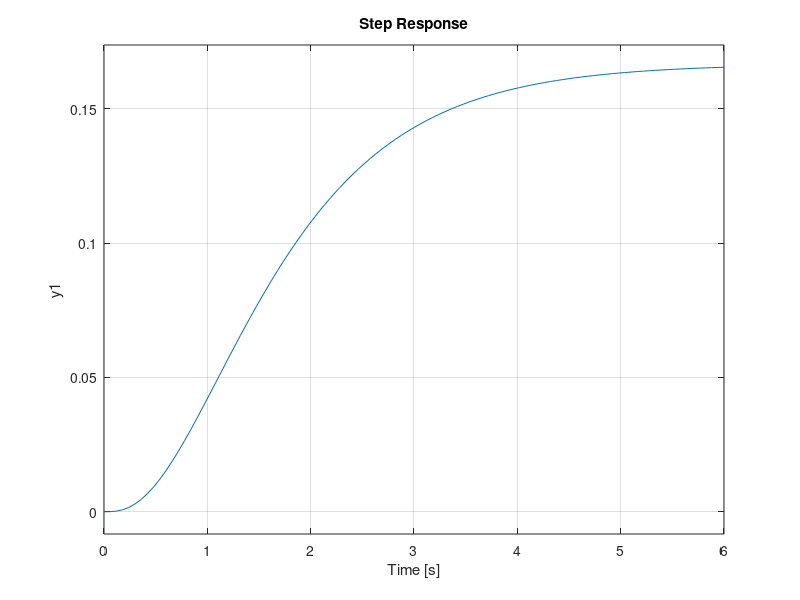

This chart was generated by the following MATLAB code: (Note: this script raises an error after producing the figure.)
%%Question 1
G = tf([1], [1 6 11 6]);
figure(1)
hold on;
step(G);
stepinfo(G);
figure(2)
rlocus(G);
% 
C_P = pid(40);
open_loop = series(C_P, G);
H1 = feedback(open_loop, 1);
hold on;
figure(1)
step(H1);
stepinfo(H1);
% 
% C_PD = pid(40, 0, 30);
% open_loop_PD = series(C_PD, G);
% H2 = feedback(open_loop_PD, 1);
% hold on;
% figure(1);
% step(H2);
% %stepinfo(H2);
% 
% C_PI = pid(40, 10, 0);
% open_loop_PI = series(C_PI, G);
% H3 = feedback(open_loop_PI, 1);
% hold on;
% figure(1);
% step(H3);
% %stepinfo(H3);
% 
% C_PID = pid(19,12,8);
% open_loop_PID = series(C_PID, G);
% H5 = feedback(open_loop_PID, 1);
% hold on;
% figure(1);
% step(H5);
% stepinfo(H5);
% 
% 
% %%Question 2
% %CHOOSE ONE OF THE OPTIONS BELOW
% opts = pidtuneOptions('DesignFocus', 'disturbance-rejection');
% %opts = pidtuneOptions('DesignFocus', 'reference-tracking');
% %opts = pidtuneOptions('DesignFocus', 'balanced');
% 
% %CHOOSE ONE OF THE OPTIONS BELOW
% %type = 'P';
% %type = 'I';
% %type = 'PI';
% %type = 'PD';
% type = 'PID';
% 
% C_auto = pidtune(G, type, opts);
% open_loop_auto = series(C_auto, G);
% H_auto = feedback(open_loop_auto, 1);
% hold on;
% figure(1);
% step(H_auto);
% %stepinfo(H_auto);
% figure(3)
% bode(G);